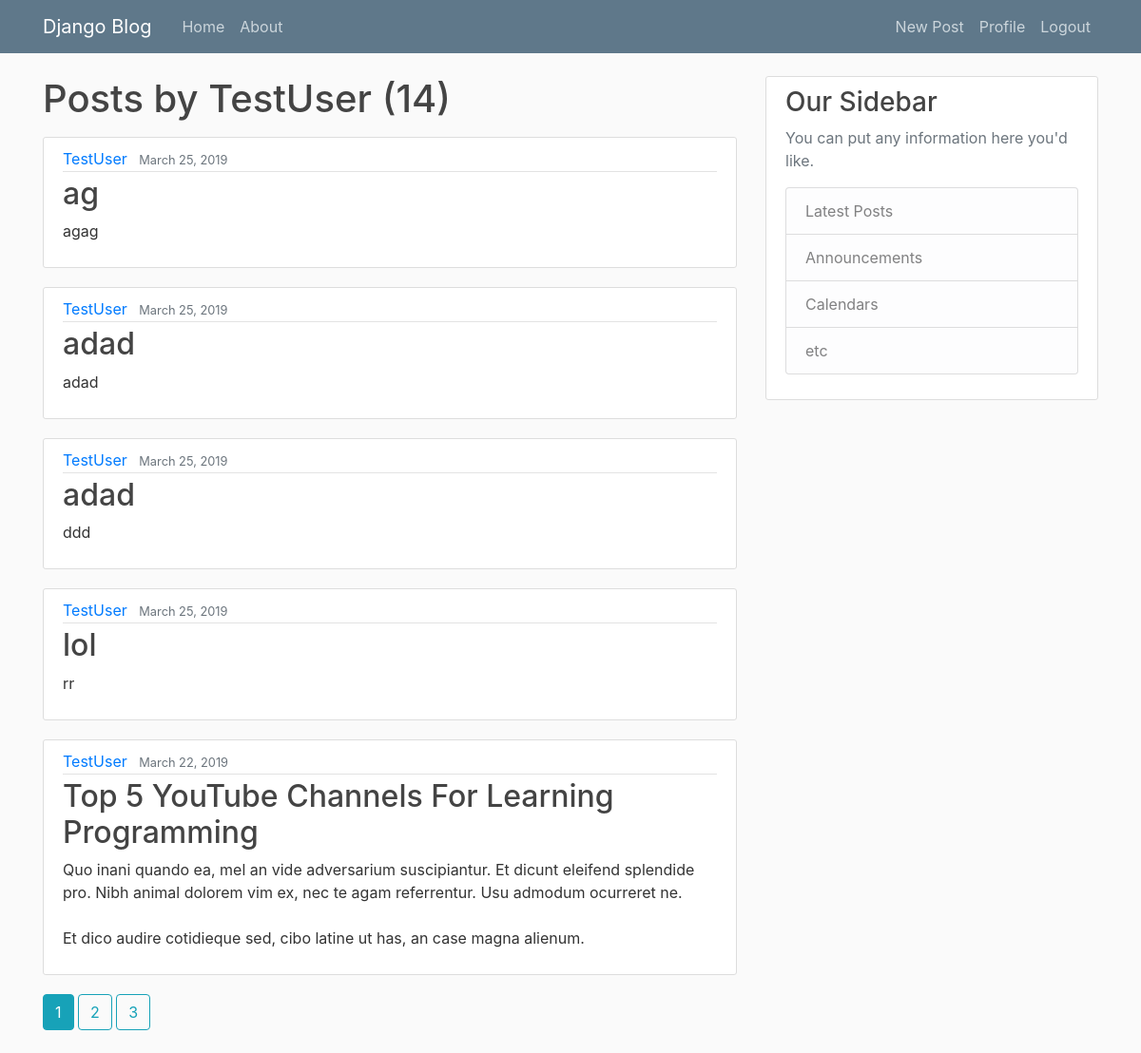
/user/TestUser (signed in), run on the app's committed database.
### blog/models.py (models this page shows, shortened)
class Post(models.Model):
    title = models.CharField(max_length=100)
    content = models.TextField()
    date_posted = models.DateTimeField(default=timezone.now)
    author = models.ForeignKey(User, on_delete=models.CASCADE)

### blog/views.py (the view)
# urls.py: path('user/<str:username>', UserPostListView.as_view(), name='user-posts'),
class UserPostListView(ListView):
    model = Post
    template_name = 'blog/user_posts.html' # <app>/<model>_<viewtype>.html
    context_object_name = 'posts'
    paginate_by = 5
    def get_queryset(self):
        user = get_object_or_404(User, username=self.kwargs.get('username'))
        return Post.objects.filter(author=user).order_by('-date_posted')

### blog/templates/blog/user_posts.html (shortened to what this page needs)
{% extends "blog/base.html" %}
{% block content %}
    <h1 class="mb-3">Posts by {{ view.kwargs.username }} ({{ page_obj.paginator.count }}) </h1>
    {% for post in posts %}
    <article class="media content-section">
        <div class="media-body">
            <div class="article-metadata">
            <a class="mr-2" href="{% url 'user-posts' post.author.username %}">{{ post.author }}</a>
            <small class="text-muted">{{ post.date_posted | date:"F d, Y" }}</small>
            </div>
            <h2><a class="article-title" href="{% url 'post-detail' post.id %}">{{ post.title }}</a></h2>
            <p class="article-content">{{ post.content }}</p>
        </div>
    </article>
    {% endfor %}
    {% if is_paginated %}
        {% for num in page_obj.paginator.page_range %}
            {% if page_obj.number == num %}
                <a class="btn btn-info mb-4" href="?page={{ num }}">{{ num }}</a>
            {% elif num > page_obj.number|add:'-3' and num < page_obj.number|add:'3' %}
                <a class="btn btn-outline-info mb-4" href="?page={{ num }}">{{ num }}</a>
            {% endif %}
        {% endfor %}
    {% endif %}
{% endblock content %}

### blog/static/blog/main.css (style rules this page uses)
body { background: #fafafa; color: #333333; margin-top: 5rem; }
h1, h2, h3, h4, h5, h6 { color: #444444; }
.content-section { background: #ffffff; padding: 10px 20px; border: 1px solid #dddddd; border-radius: 3px; margin-bottom: 20px; }
.article-title { color: #444444; }
.article-content { white-space: pre-line; }
.article-metadata { padding-bottom: 1px; margin-bottom: 4px; border-bottom: 1px solid #e3e3e3 }

### data on the page
Post: author "TestUser", date_posted "March 25, 2019", title "ag", content "agag"
Post: author "TestUser", date_posted "March 25, 2019", title "adad", content "adad"
Post: author "TestUser", date_posted "March 25, 2019", title "adad", content "ddd"
Post: author "TestUser", date_posted "March 25, 2019", title "lol", content "rr"
Post: author "TestUser", date_posted "March 22, 2019", title "Top 5 YouTube Channels For Learning Programming", content "Quo inani quando ea, mel an vide adversarium suscipiantur. Et dicunt eleifend splendide pro. Nibh animal dolorem vim ex, nec te agam referrentur. Usu admodum ocurreret ne. Et dico audire cotidieque sed, cibo latine ut has, an case magna alienum."

### other printed values
{{ view.kwargs.username }} "TestUser"
{{ page_obj.paginator.count }} "14"
{{ num }} "1"
{{ num }} "2" "3"
